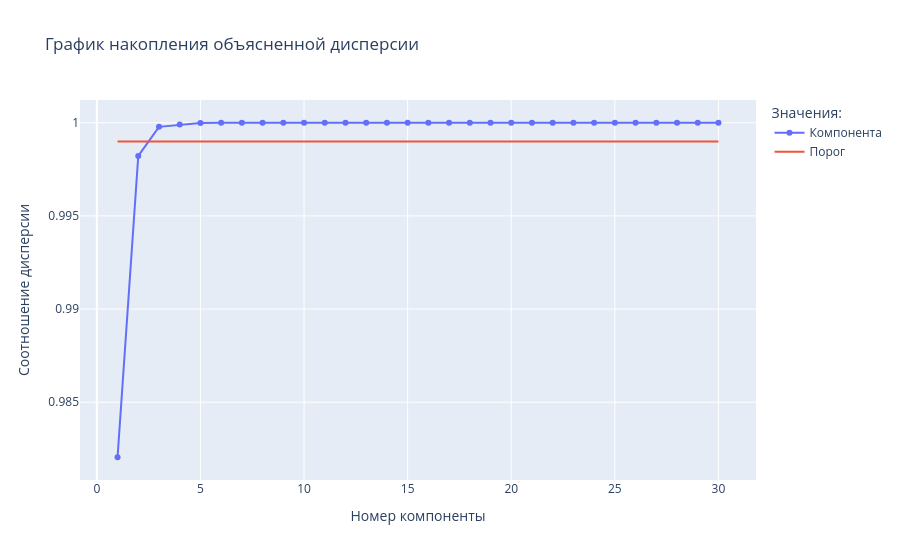

Source (notebook cell):
### Code cell
threshold = 0.999
cumulative = np.cumsum(exp_variance_ratio_manual)
threshold_line = [threshold for _ in range(len(exp_variance_ratio_manual))]

cumulative_fig = go.Figure()
cumulative_fig.add_trace(
    go.Scatter(name='Компонента', x=components, y=cumulative, mode='lines+markers')
)
cumulative_fig.add_trace(
    go.Scatter(name='Порог', x=components, y=threshold_line, mode='lines')
)
cumulative_fig.update_layout(
    title='График накопления объясненной дисперсии',
    xaxis_title='Номер компоненты',
    yaxis_title='Соотношение дисперсии',
    legend=dict(
        title='Значения:',
    ),
)
cumulative_fig.show()

### Figure 1 — Plotly figure (JSON) as saved in the notebook; plotly's stock layout.template omitted (floating-point values rounded to 4 significant figures)
{"data": [{"mode": "lines+markers", "name": "Компонента", "type": "scatter", "x": [1, 2, 3, 4, 5, 6, 7, 8, 9, 10, 11, 12, 13, 14, 15, 16, 17, 18, 19, 20, 21, 22, 23, 24, 25, 26, 27, 28, 29, 30], "y": [0.982, 0.9982, 0.9998, 0.9999, 1.0, 1.0, 1.0, 1.0, 1.0, 1.0, 1.0, 1.0, 1.0, 1.0, 1.0, 1.0, 1.0, 1.0, 1.0, 1.0, 1.0, 1.0, 1.0, 1.0, 1.0, 1.0, 1.0, 1.0, 1.0, 1.0]}, {"mode": "lines", "name": "Порог", "type": "scatter", "x": [1, 2, 3, 4, 5, 6, 7, 8, 9, 10, 11, 12, 13, 14, 15, 16, 17, 18, 19, 20, 21, 22, 23, 24, 25, 26, 27, 28, 29, 30], "y": [0.999, 0.999, 0.999, 0.999, 0.999, 0.999, 0.999, 0.999, 0.999, 0.999, 0.999, 0.999, 0.999, 0.999, 0.999, 0.999, 0.999, 0.999, 0.999, 0.999, 0.999, 0.999, 0.999, 0.999, 0.999, 0.999, 0.999, 0.999, 0.999, 0.999]}], "layout": {"legend": {"title": {"text": "Значения:"}}, "title": {"text": "График накопления объясненной дисперсии"}, "xaxis": {"title": {"text": "Номер компоненты"}}, "yaxis": {"title": {"text": "Соотношение дисперсии"}}}}
